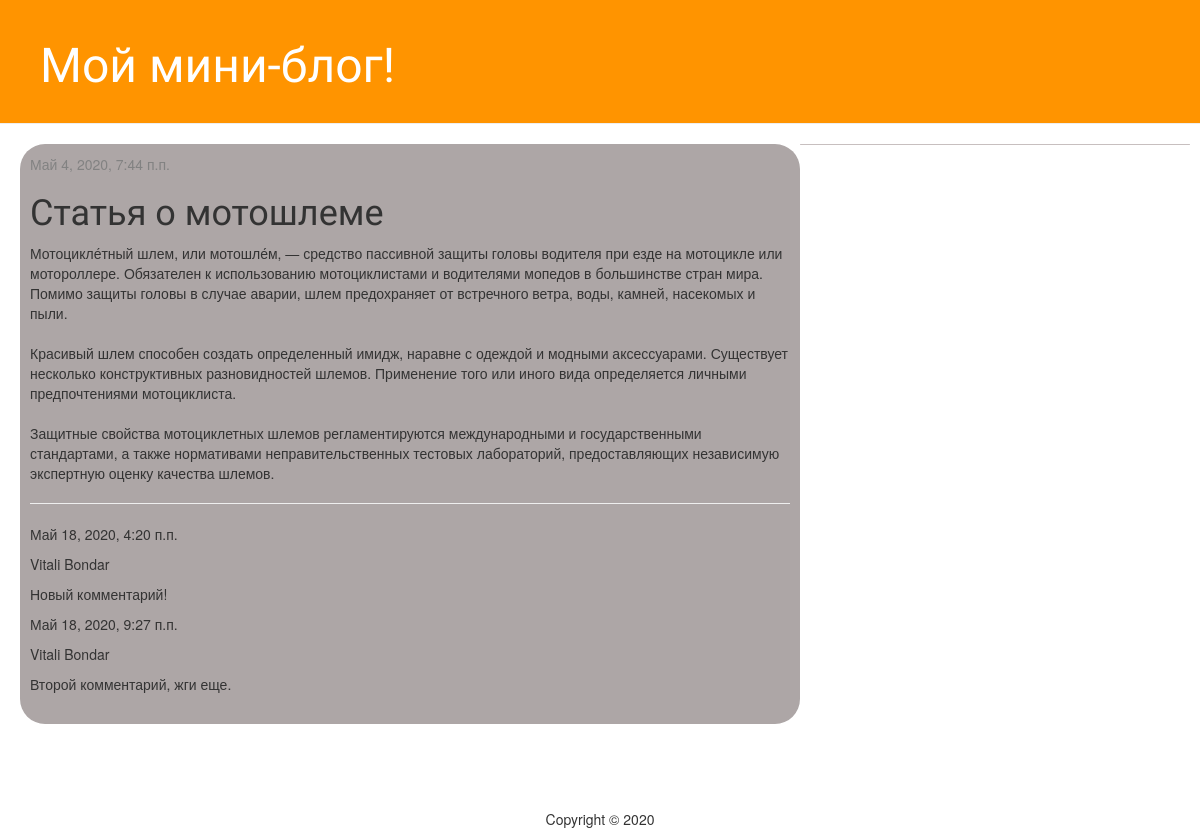
The app's page /post/1/ with its own data.
### blog/models.py (models this page shows, shortened)
class Post(models.Model):
    author = models.ForeignKey(User, null=True, blank=True, on_delete=models.DO_NOTHING) #(settings.AUTH_USER_MODEL, on_delete=models.CASCADE)
    title = models.CharField(max_length=200)
    text = models.TextField()
    created_date = models.DateTimeField(default=timezone.now)
    published_date = models.DateTimeField(blank=True, null=True)

class Comment(models.Model):
    text = models.TextField()
    author = models.ForeignKey(User, null=True, blank=True, on_delete=models.CASCADE)
    created = models.DateTimeField(auto_created=True, null=True, blank=True)
    page = models.ForeignKey(Post, null=True, blank=True, on_delete=models.CASCADE)

### blog/views.py (the view)
# urls.py: path('post/<int:pk>/', views.post_detail, name='post_detail'),
def post_detail(request,pk):
    post = get_object_or_404(Post, pk=pk)
    comments = Comment.objects.filter(page=post)
    return render(request, 'blog/post_detail.html', {'post':post, 'comments':comments})

### blog/templates/blog/post_detail.html (shortened to what this page needs)
{% extends 'blog/base.html' %}
{% block content %}
    <div class="post">
        {% if post.published_date %}
            <div class="date">
                {{ post.published_date }}
            </div>
        {% endif %}
        <h1>{{ post.title }}</h1>
        <p>{{ post.text|linebreaksbr }}</p>
        <hr>
        {% for comment in comments %}
            <p>{{ comment.created }}</p>
            <p>{{ comment.author.first_name }}
            {{ comment.author.last_name }}</p>
            <p>{{ comment.text }}</p>
        {% endfor %}
    </div>
{% endblock %}

### blog/static/css/blog.css (style rules this page uses)
h1, h2, h3, h4 { font-family: 'Lobster', cursive; }
.date { color: #828282; }
.post { margin-bottom: 20px; }

### records on screen
Post: published_date "Май 4, 2020, 7:44 п.п.", title "Статья о мотошлеме", text "Мотоцикле́тный шлем, или мотошле́м, — средство пассивной защиты головы водителя при езде на мотоцикле или мотороллере. Обязателен к использованию мотоциклистами и водителями мопедов в большинстве стран мира. Помимо защиты головы в случае аварии, шлем предохраняет от встречного ветра, воды, камней, насекомых и пыли. Красивый шлем способен создать определенный имидж, наравне с одеждой и модными аксессуарами. Существует несколько конструктивных разновидностей шлемов. Применение того или иного вида определяется личными предпочтениями мотоциклиста. Защитные свойства мотоциклетных шлемов регламентируются международными и государственными стандартами, а также нормативами неправительственных…"
Comment: created "Май 18, 2020, 4:20 п.п.", author.first_name "Vitali", author.last_name "Bondar", text "Новый комментарий!"
Comment: created "Май 18, 2020, 9:27 п.п.", author.first_name "Vitali", author.last_name "Bondar", text "Второй комментарий, жги еще."
